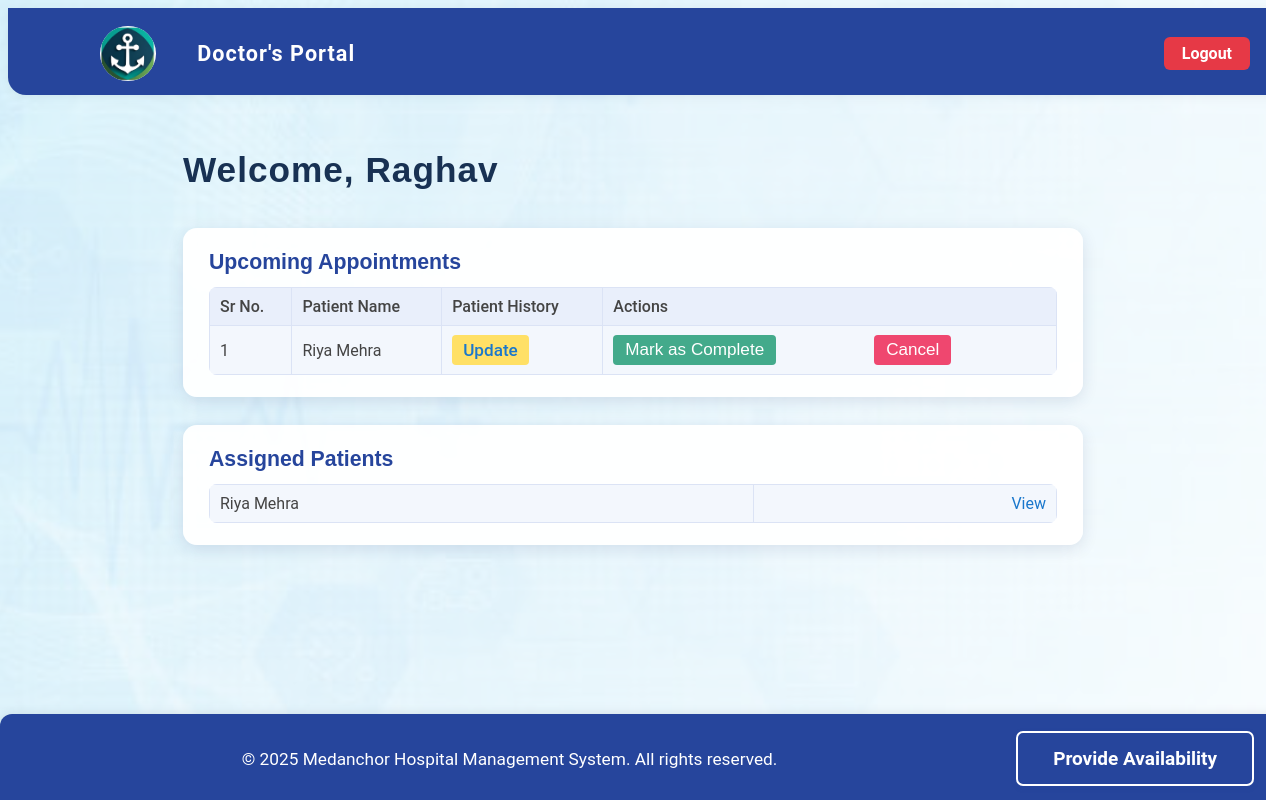
Page /doctor_dashboard/2 (signed in) on the committed database.
### application/models.py (models this page shows)
class Doctor(db.Model):
    id = db.Column(db.Integer, primary_key=True)
    username = db.Column(db.String(), unique=True, nullable=False)
    password = db.Column(db.String(), nullable=False)
    specialization = db.Column(db.Integer, db.ForeignKey('department.id'), nullable=False)
    experience=db.Column(db.Integer, nullable=False)
    type = db.Column(db.String(), nullable=False, default="doctor")
    full_name = db.Column(db.String(), nullable=False)
    bio = db.Column(db.String())
    doctor_qualifications = db.Column(db.String())
    doctor_role = db.Column(db.String())
    appointments = db.relationship('Appointment', backref='doctor',lazy=True)
    availability = db.relationship("Availability", backref="doctor", lazy=True)
    photo_filename = db.Column(db.String())
    is_active = db.Column(db.Boolean, nullable=False, default=True)

class Appointment(db.Model):
    id = db.Column(db.Integer, primary_key=True)
    patient_id = db.Column(db.Integer, db.ForeignKey('patient.id'), nullable=False)
    doctor_id = db.Column(db.Integer, db.ForeignKey('doctor.id'), nullable=False)
    appointment_date = db.Column(db.Date, nullable=False)
    appointment_time_start = db.Column(db.Time, nullable=False)
    appointment_time_end = db.Column(db.Time, nullable=False)
    status = db.Column(db.String(), nullable=False, default="Scheduled")
    treatment = db.relationship('Treatment', backref='appointment', uselist=False)

class Patient(db.Model):
    id = db.Column(db.Integer, primary_key=True)
    username = db.Column(db.String(), unique=True, nullable=False)
    password = db.Column(db.String(), nullable=False)
    type = db.Column(db.String(), nullable=False, default="patient")
    appointments = db.relationship('Appointment', backref='patient', lazy=True)
    contact = db.Column(db.String(),  unique=True)
    full_name = db.Column(db.String())
    is_active = db.Column(db.Boolean, nullable=False, default=True)

### application/controllers.py (the view)
@app.route("/doctor_dashboard/<int:doctor_id>")
def doctor_dashboard(doctor_id):
    if session.get('user_type') != 'doctor' or session.get('user_id') != doctor_id:
        return redirect(url_for('login'))
    this_user=Doctor.query.get(doctor_id)
    my_appointments = (Appointment.query
                   .filter_by(doctor_id=doctor_id, status="Scheduled")
                   .order_by(Appointment.appointment_date)
                   .all())
    my_patient_ids = list({appt.patient_id for appt in my_appointments})
    my_patients = Patient.query.filter(Patient.id.in_(my_patient_ids)).all()
    return render_template("doctor_dashboard.html", this_user=this_user, all_appointments=my_appointments, all_patients=my_patients)

### templates/doctor_dashboard.html (shortened to what this page needs)
<!DOCTYPE html>
<html lang="en">
<head>
  <link rel="stylesheet" href="{{ url_for('static', filename='styles.css') }}">
</head>
<body class="doctor_dashboard_page">
  <div class="bg-overlay"></div>
<nav class="navbar">
  <div class="logo-title">
    <img src="{{ url_for('static', filename='img/logo.png') }}" alt="Logo" class="logo">
    <span class="nav-title">Doctor's Portal</span>
  </div>
  <a href="{{ url_for('logout') }}" class="logout-btn">Logout</a>
</nav>
<main class="dashboard-main">
  <h1 class="welcome-heading">Welcome, {{this_user.username}}</h1>
  <section class="card appointments-card">
    <h2>Upcoming Appointments</h2>
    <table>
      <thead>
        <tr>
          <th>Sr No.</th>
          <th>Patient Name</th>
          <th>Patient History</th>
          <th>Actions</th>
        </tr>
      </thead>
      <tbody>
        {% for appointment in all_appointments %}
        <tr>
          <td>{{loop.index}}</td>
          <td>{{appointment.patient.full_name}}</td>
          <td>
           <a href="{{ url_for('update_patient_history', appointment_id=appointment.id) }}" class="update-btn">Update</a>
          </td>
          <td>
          <form method="POST" action="{{ url_for('complete_appointment', appointment_id=appointment.id) }}" style="display:inline;">
            <button type="submit" class="complete-btn">Mark as Complete</button>
          </form>
          <form method="POST" action="{{ url_for('cancel_appointment', appointment_id=appointment.id) }}" style="display:inline;">
            <button type="submit" class="cancel-btn">Cancel</button>
          </form>
        </td>
        </tr>
        {% endfor %}
      </tbody>
    </table>
  </section>
  <section class="card patients-card">
    <h2>Assigned Patients</h2>
    <table>
    {%for patient in all_patients%}
    <tbody>
  <tr>
    <td>{{ patient.full_name }}</td>
    <td class="text-right">
      <a class="icon-history" href="{{ url_for('patient_history_from_dr_dash',patient_id=patient.id) }}">View</a>
    </td>
  </tr>
</tbody>
    {%endfor%}
  </table>
  </section>
</main>
  <footer class="footer">
  <span class="footer-text">&copy; 2025 Medanchor Hospital Management System. All rights reserved.</span>
  <a href="/doctor_availability" class="availability-btn">Provide Availability</a>
</footer>
</body>
</html>

### rows in the picture
Doctor: username "Raghav"
Appointment: patient.full_name "Riya Mehra"
Patient: full_name "Riya Mehra"
